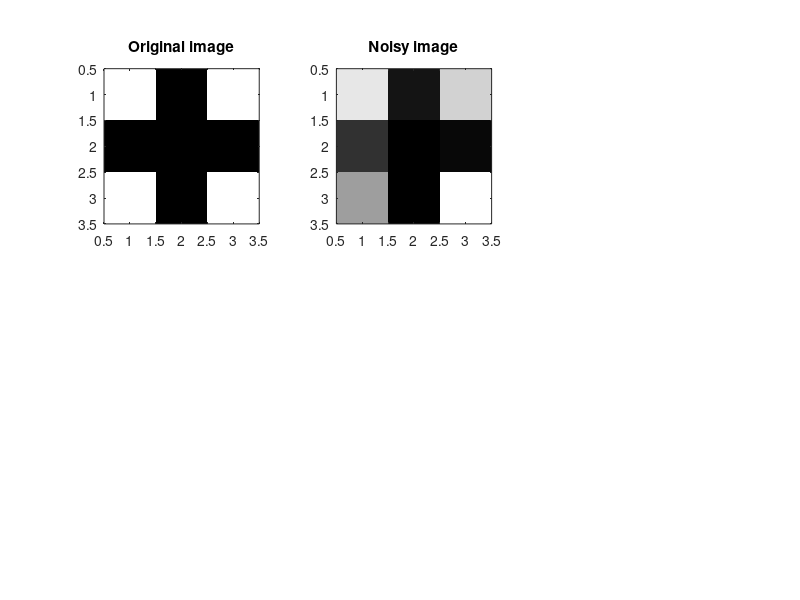

This chart was generated by the following MATLAB code: (Note: this script raises an error after producing the figure.)
clear; close all;
l = 3;
X = ones(l,l);
h = ceil(l/2);
for i = 1:l
    X(i,h) = 0;
    X(h,i) = 0;
end
img = double(X);
img = sign(img-mean(img(:)));

figure;
subplot(2,3,1);
imagesc(img);
title('Original image');
axis image;
colormap gray;
%% Noisy image
sigma = 0.5; % noise level
x = img + sigma*randn(size(img)); % noisy signal
subplot(2,3,2);
imagesc(x);
title('Noisy image');
axis image;
colormap gray;
%% Construct MRF data
epoch = 20;
J = 1;   % ising parameter
[A,nodePot,edgePot] = mrfIsGa(x,sigma,J);
%% Exact
[nodeBel,edgeBel,lnZ] = mrfExact(A,nodePot,edgePot);
subplot(2,3,3);
imagesc(reshape(nodeBel(1,:),size(img)));
title('Exact');
axis image;
colormap gray;
%% Mean Field
[nodeBel0,edgeBel0,lnZ0] = mrfMf(A,nodePot,edgePot,epoch);

L0 = mrfGibbs(A,nodePot,edgePot,nodeBel0);
L1 = mrfBethe(A,nodePot,edgePot,nodeBel0,edgeBel0);
maxdiff(L0,lnZ0(end))
maxdiff(L0,L1)

subplot(2,3,4);
imagesc(reshape(nodeBel0(1,:),size(img)));
title('Mean Field');
axis image;
colormap gray;
%% Belief Propagation
[nodeBel1,edgeBel1,lnZ1] = mrfBp(A,nodePot,edgePot,epoch);

subplot(2,3,5);
imagesc(reshape(nodeBel1(1,:),size(img)));
title('Belief Propagation');
axis image;
colormap gray;
%% Gibbs Sampling
burnin = 200;
t = 10000;
z = mrfGs(A,nodePot,edgePot,burnin,t);
[nodeBel2,edgeBel2,lnZ2] = mrfAprox(z,A,nodePot,edgePot);

subplot(2,3,6);
imagesc(reshape(nodeBel2(1,:),size(img)));
title('Gibbs Sampling');
axis image;
colormap gray;
%% Energy comparation
figure
lnZ = lnZ*ones(1,epoch);
lnZ2 = lnZ2*ones(1,epoch);
epochs = 1:epoch;
plot( epochs,lnZ,'b-', ...
      epochs,lnZ0,'r-', ...
      epochs,lnZ1,'m-',...
      epochs,lnZ2,'k-');
xlabel('epoch');       %  add axis labels and plot title
ylabel('energy');
title('Energy Comparation');
legend('Exact','MF','BP','GS');